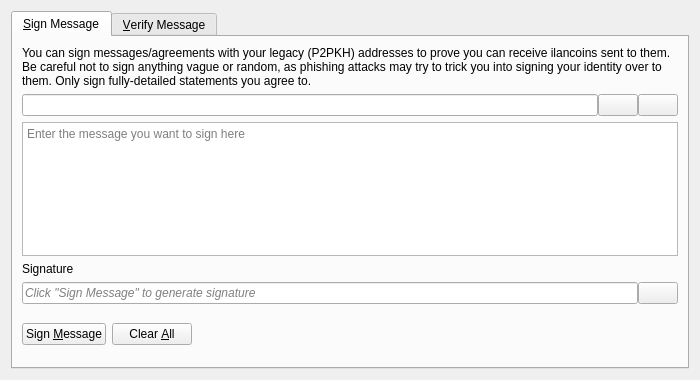
<?xml version="1.0" encoding="UTF-8"?>
<ui version="4.0">
 <class>SignVerifyMessageDialog</class>
 <widget class="QDialog" name="SignVerifyMessageDialog">
  <property name="geometry">
   <rect>
    <x>0</x>
    <y>0</y>
    <width>700</width>
    <height>380</height>
   </rect>
  </property>
  <property name="windowTitle">
   <string>Signatures - Sign / Verify a Message</string>
  </property>
  <property name="modal">
   <bool>true</bool>
  </property>
  <layout class="QVBoxLayout" name="verticalLayout">
   <item>
    <widget class="QTabWidget" name="tabWidget">
     <property name="currentIndex">
      <number>0</number>
     </property>
     <widget class="QWidget" name="tabSignMessage">
      <attribute name="title">
       <string>&amp;Sign Message</string>
      </attribute>
      <layout class="QVBoxLayout" name="verticalLayout_SM">
       <item>
        <widget class="QLabel" name="infoLabel_SM">
         <property name="text">
          <string>You can sign messages/agreements with your legacy (P2PKH) addresses to prove you can receive ilancoins sent to them. Be careful not to sign anything vague or random, as phishing attacks may try to trick you into signing your identity over to them. Only sign fully-detailed statements you agree to.</string>
         </property>
         <property name="textFormat">
          <enum>Qt::PlainText</enum>
         </property>
         <property name="wordWrap">
          <bool>true</bool>
         </property>
        </widget>
       </item>
       <item>
        <layout class="QHBoxLayout" name="horizontalLayout_1_SM">
         <property name="spacing">
          <number>0</number>
         </property>
         <item>
          <widget class="QValidatedLineEdit" name="addressIn_SM">
           <property name="toolTip">
            <string>The Ilancoin address to sign the message with</string>
           </property>
          </widget>
         </item>
         <item>
          <widget class="QPushButton" name="addressBookButton_SM">
           <property name="toolTip">
            <string>Choose previously used address</string>
           </property>
           <property name="text">
            <string/>
           </property>
           <property name="icon">
            <iconset resource="../ilancoin.qrc">
             <normaloff>:/icons/address-book</normaloff>:/icons/address-book</iconset>
           </property>
           <property name="shortcut">
            <string>Alt+A</string>
           </property>
           <property name="autoDefault">
            <bool>false</bool>
           </property>
          </widget>
         </item>
         <item>
          <widget class="QPushButton" name="pasteButton_SM">
           <property name="toolTip">
            <string>Paste address from clipboard</string>
           </property>
           <property name="text">
            <string/>
           </property>
           <property name="icon">
            <iconset resource="../ilancoin.qrc">
             <normaloff>:/icons/editpaste</normaloff>:/icons/editpaste</iconset>
           </property>
           <property name="shortcut">
            <string>Alt+P</string>
           </property>
           <property name="autoDefault">
            <bool>false</bool>
           </property>
          </widget>
         </item>
        </layout>
       </item>
       <item>
        <widget class="QPlainTextEdit" name="messageIn_SM">
         <property name="toolTip">
          <string>Enter the message you want to sign here</string>
         </property>
         <property name="placeholderText">
          <string>Enter the message you want to sign here</string>
         </property>
        </widget>
       </item>
       <item>
        <widget class="QLabel" name="signatureLabel_SM">
         <property name="text">
          <string>Signature</string>
         </property>
         <property name="textFormat">
          <enum>Qt::PlainText</enum>
         </property>
        </widget>
       </item>
       <item>
        <layout class="QHBoxLayout" name="horizontalLayout_2_SM">
         <property name="spacing">
          <number>0</number>
         </property>
         <item>
          <widget class="QLineEdit" name="signatureOut_SM">
           <property name="placeholderText">
            <string>Click "Sign Message" to generate signature</string>
           </property>
           <property name="font">
            <font>
             <italic>true</italic>
            </font>
           </property>
           <property name="readOnly">
            <bool>true</bool>
           </property>
          </widget>
         </item>
         <item>
          <widget class="QPushButton" name="copySignatureButton_SM">
           <property name="toolTip">
            <string>Copy the current signature to the system clipboard</string>
           </property>
           <property name="text">
            <string/>
           </property>
           <property name="icon">
            <iconset resource="../ilancoin.qrc">
             <normaloff>:/icons/editcopy</normaloff>:/icons/editcopy</iconset>
           </property>
           <property name="autoDefault">
            <bool>false</bool>
           </property>
          </widget>
         </item>
        </layout>
       </item>
       <item>
        <layout class="QHBoxLayout" name="horizontalLayout_3_SM">
         <item>
          <widget class="QPushButton" name="signMessageButton_SM">
           <property name="toolTip">
            <string>Sign the message to prove you own this Ilancoin address</string>
           </property>
           <property name="text">
            <string>Sign &amp;Message</string>
           </property>
           <property name="icon">
            <iconset resource="../ilancoin.qrc">
             <normaloff>:/icons/edit</normaloff>:/icons/edit</iconset>
           </property>
           <property name="autoDefault">
            <bool>false</bool>
           </property>
          </widget>
         </item>
         <item>
          <widget class="QPushButton" name="clearButton_SM">
           <property name="toolTip">
            <string>Reset all sign message fields</string>
           </property>
           <property name="text">
            <string>Clear &amp;All</string>
           </property>
           <property name="icon">
            <iconset resource="../ilancoin.qrc">
             <normaloff>:/icons/remove</normaloff>:/icons/remove</iconset>
           </property>
           <property name="autoDefault">
            <bool>false</bool>
           </property>
          </widget>
         </item>
         <item>
          <spacer name="horizontalSpacer_1_SM">
           <property name="orientation">
            <enum>Qt::Horizontal</enum>
           </property>
           <property name="sizeHint" stdset="0">
            <size>
             <width>40</width>
             <height>48</height>
            </size>
           </property>
          </spacer>
         </item>
         <item>
          <widget class="QLabel" name="statusLabel_SM">
           <property name="font">
            <font>
             <weight>75</weight>
             <bold>true</bold>
            </font>
           </property>
           <property name="text">
            <string/>
           </property>
           <property name="wordWrap">
            <bool>true</bool>
           </property>
          </widget>
         </item>
         <item>
          <spacer name="horizontalSpacer_2_SM">
           <property name="orientation">
            <enum>Qt::Horizontal</enum>
           </property>
           <property name="sizeHint" stdset="0">
            <size>
             <width>40</width>
             <height>48</height>
            </size>
           </property>
          </spacer>
         </item>
        </layout>
       </item>
      </layout>
     </widget>
     <widget class="QWidget" name="tabVerifyMessage">
      <attribute name="title">
       <string>&amp;Verify Message</string>
      </attribute>
      <layout class="QVBoxLayout" name="verticalLayout_VM">
       <item>
        <widget class="QLabel" name="infoLabel_VM">
         <property name="text">
          <string>Enter the receiver's address, message (ensure you copy line breaks, spaces, tabs, etc. exactly) and signature below to verify the message. Be careful not to read more into the signature than what is in the signed message itself, to avoid being tricked by a man-in-the-middle attack. Note that this only proves the signing party receives with the address, it cannot prove sendership of any transaction!</string>
         </property>
         <property name="textFormat">
          <enum>Qt::PlainText</enum>
         </property>
         <property name="alignment">
          <set>Qt::AlignLeading|Qt::AlignLeft|Qt::AlignTop</set>
         </property>
         <property name="wordWrap">
          <bool>true</bool>
         </property>
        </widget>
       </item>
       <item>
        <layout class="QHBoxLayout" name="horizontalLayout_1_VM">
         <property name="spacing">
          <number>0</number>
         </property>
         <item>
          <widget class="QValidatedLineEdit" name="addressIn_VM">
           <property name="toolTip">
            <string>The Ilancoin address the message was signed with</string>
           </property>
          </widget>
         </item>
         <item>
          <widget class="QPushButton" name="addressBookButton_VM">
           <property name="toolTip">
            <string>Choose previously used address</string>
           </property>
           <property name="text">
            <string/>
           </property>
           <property name="icon">
            <iconset resource="../ilancoin.qrc">
             <normaloff>:/icons/address-book</normaloff>:/icons/address-book</iconset>
           </property>
           <property name="shortcut">
            <string>Alt+A</string>
           </property>
           <property name="autoDefault">
            <bool>false</bool>
           </property>
          </widget>
         </item>
        </layout>
       </item>
       <item>
        <widget class="QPlainTextEdit" name="messageIn_VM">
          <property name="toolTip">
            <string>The signed message to verify</string>
          </property>
          <property name="placeholderText">
            <string>The signed message to verify</string>
          </property>
        </widget>
       </item>
       <item>
        <widget class="QValidatedLineEdit" name="signatureIn_VM">
          <property name="toolTip">
            <string>The signature given when the message was signed</string>
          </property>
          <property name="placeholderText">
            <string>The signature given when the message was signed</string>
          </property>
        </widget>
       </item>
       <item>
        <layout class="QHBoxLayout" name="horizontalLayout_2_VM">
         <item>
          <widget class="QPushButton" name="verifyMessageButton_VM">
           <property name="toolTip">
            <string>Verify the message to ensure it was signed with the specified Ilancoin address</string>
           </property>
           <property name="text">
            <string>Verify &amp;Message</string>
           </property>
           <property name="icon">
            <iconset resource="../ilancoin.qrc">
             <normaloff>:/icons/transaction_0</normaloff>:/icons/transaction_0</iconset>
           </property>
           <property name="autoDefault">
            <bool>false</bool>
           </property>
          </widget>
         </item>
         <item>
          <widget class="QPushButton" name="clearButton_VM">
           <property name="toolTip">
            <string>Reset all verify message fields</string>
           </property>
           <property name="text">
            <string>Clear &amp;All</string>
           </property>
           <property name="icon">
            <iconset resource="../ilancoin.qrc">
             <normaloff>:/icons/remove</normaloff>:/icons/remove</iconset>
           </property>
           <property name="autoDefault">
            <bool>false</bool>
           </property>
          </widget>
         </item>
         <item>
          <spacer name="horizontalSpacer_1_VM">
           <property name="orientation">
            <enum>Qt::Horizontal</enum>
           </property>
           <property name="sizeHint" stdset="0">
            <size>
             <width>40</width>
             <height>48</height>
            </size>
           </property>
          </spacer>
         </item>
         <item>
          <widget class="QLabel" name="statusLabel_VM">
           <property name="font">
            <font>
             <weight>75</weight>
             <bold>true</bold>
            </font>
           </property>
           <property name="text">
            <string/>
           </property>
           <property name="wordWrap">
            <bool>true</bool>
           </property>
          </widget>
         </item>
         <item>
          <spacer name="horizontalSpacer_2_VM">
           <property name="orientation">
            <enum>Qt::Horizontal</enum>
           </property>
           <property name="sizeHint" stdset="0">
            <size>
             <width>40</width>
             <height>48</height>
            </size>
           </property>
          </spacer>
         </item>
        </layout>
       </item>
      </layout>
     </widget>
    </widget>
   </item>
  </layout>
 </widget>
 <customwidgets>
  <customwidget>
   <class>QValidatedLineEdit</class>
   <extends>QLineEdit</extends>
   <header>qt/qvalidatedlineedit.h</header>
  </customwidget>
 </customwidgets>
 <resources>
  <include location="../ilancoin.qrc"/>
 </resources>
 <connections/>
</ui>
